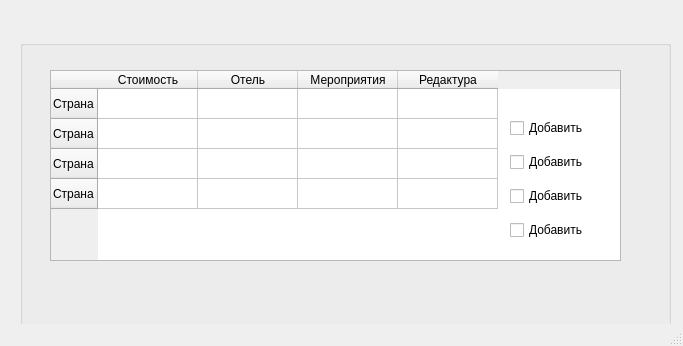
<?xml version="1.0" encoding="UTF-8"?>
<ui version="4.0">
 <class>MainWindow3</class>
 <widget class="QMainWindow" name="MainWindow3">
  <property name="geometry">
   <rect>
    <x>0</x>
    <y>0</y>
    <width>683</width>
    <height>346</height>
   </rect>
  </property>
  <property name="windowTitle">
   <string>MainWindow</string>
  </property>
  <widget class="QWidget" name="centralwidget">
   <widget class="QGroupBox" name="groupBox">
    <property name="geometry">
     <rect>
      <x>20</x>
      <y>40</y>
      <width>651</width>
      <height>321</height>
     </rect>
    </property>
    <property name="title">
     <string/>
    </property>
    <widget class="QTableWidget" name="tableWidget">
     <property name="geometry">
      <rect>
       <x>30</x>
       <y>30</y>
       <width>571</width>
       <height>191</height>
      </rect>
     </property>
     <row>
      <property name="text">
       <string>Страна</string>
      </property>
     </row>
     <row>
      <property name="text">
       <string>Страна</string>
      </property>
     </row>
     <row>
      <property name="text">
       <string>Страна</string>
      </property>
     </row>
     <row>
      <property name="text">
       <string>Страна</string>
      </property>
     </row>
     <column>
      <property name="text">
       <string>Стоимость</string>
      </property>
     </column>
     <column>
      <property name="text">
       <string>Отель</string>
      </property>
     </column>
     <column>
      <property name="text">
       <string>Мероприятия</string>
      </property>
     </column>
     <column>
      <property name="text">
       <string>Редактура</string>
      </property>
     </column>
    </widget>
    <widget class="QWidget" name="">
     <property name="geometry">
      <rect>
       <x>490</x>
       <y>70</y>
       <width>86</width>
       <height>141</height>
      </rect>
     </property>
     <layout class="QVBoxLayout" name="verticalLayout">
      <item>
       <widget class="QCheckBox" name="checkBox_3">
        <property name="text">
         <string>Добавить</string>
        </property>
       </widget>
      </item>
      <item>
       <widget class="QCheckBox" name="checkBox">
        <property name="text">
         <string>Добавить</string>
        </property>
       </widget>
      </item>
      <item>
       <widget class="QCheckBox" name="checkBox_2">
        <property name="text">
         <string>Добавить</string>
        </property>
       </widget>
      </item>
      <item>
       <widget class="QCheckBox" name="checkBox_4">
        <property name="text">
         <string>Добавить</string>
        </property>
       </widget>
      </item>
     </layout>
    </widget>
   </widget>
  </widget>
  <widget class="QMenuBar" name="menubar">
   <property name="geometry">
    <rect>
     <x>0</x>
     <y>0</y>
     <width>683</width>
     <height>26</height>
    </rect>
   </property>
  </widget>
  <widget class="QStatusBar" name="statusbar"/>
 </widget>
 <resources/>
 <connections/>
</ui>
